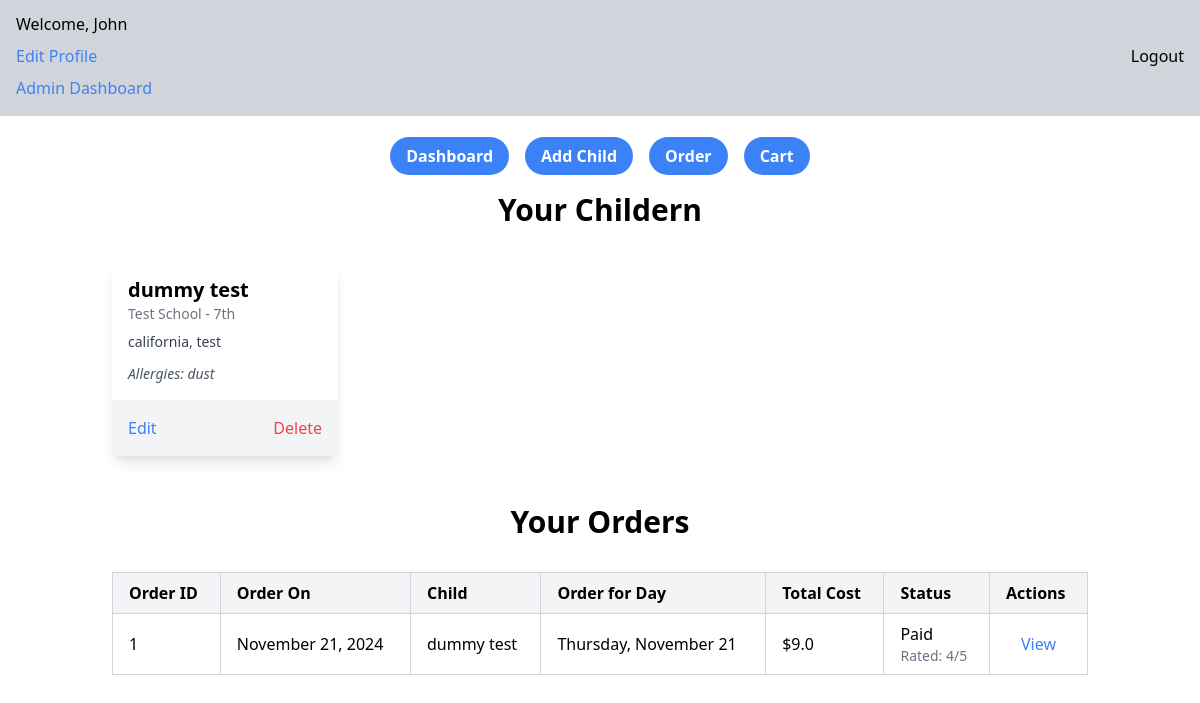
Screenshot of / (signed in) with the database file from the repository.
### app/models.py (models this page shows, shortened)
class Parent(UserMixin,db.Model):
    __tablename__ = 'parents'
    id = db.Column(db.Integer, primary_key=True, autoincrement=True)
    email = db.Column(db.String(120), unique=True, nullable=False)
    password_hash = db.Column(db.String(128), nullable=False)
    first_name = db.Column(db.String(50), nullable=False)
    last_name = db.Column(db.String(50), nullable=False)
    address = db.Column(db.String(255), nullable=False)
    state = db.Column(db.String(50), nullable=False)
    city = db.Column(db.String(50), nullable=False)
    zip_code = db.Column(db.String(10), nullable=False)
    home_phone = db.Column(db.String(15), nullable=True)
    cell_phone = db.Column(db.String(15), nullable=False)
    work_phone = db.Column(db.String(15), nullable=True)
    children = db.relationship('Child', back_populates='parent', cascade='all, delete-orphan')
    orders = db.relationship('Order', back_populates='parent', cascade='all, delete-orphan')

class Child(db.Model):
    __tablename__ = 'children'
    id = db.Column(db.Integer, primary_key=True, autoincrement=True)
    first_name = db.Column(db.String(50), nullable=False)
    last_name = db.Column(db.String(50), nullable=False)
    state = db.Column(db.String(50), nullable=False)
    county = db.Column(db.String(50), nullable=False)
    grade = db.Column(db.String(20), nullable=False)
    allergies = db.Column(db.Text, nullable=True)
    school_id = db.Column(db.Integer, db.ForeignKey('schools.id'), nullable=False)
    school = db.relationship('School', back_populates='children')
    parent_id = db.Column(db.Integer, db.ForeignKey('parents.id'), nullable=False)
    parent = db.relationship('Parent', back_populates='children')

class School(db.Model):
    __tablename__ = 'schools'
    id = db.Column(db.Integer, primary_key=True, autoincrement=True)
    name = db.Column(db.String(100), nullable=False, unique=True)
    address = db.Column(db.String(255), nullable=False)
    phone_number = db.Column(db.String(15), nullable=False)
    contact_name = db.Column(db.String(100), nullable=False)
    contact_email = db.Column(db.String(120), nullable=False)
    special_instructions = db.Column(db.Text, nullable=True)
    total_students = db.Column(db.Integer, nullable=True)
    children = db.relationship('Child', back_populates='school', cascade='all, delete-orphan')

class Order(db.Model):
    __tablename__ = 'orders'
    id = db.Column(db.Integer, primary_key=True, autoincrement=True)
    parent_id = db.Column(db.Integer, db.ForeignKey('parents.id'), nullable=False)
    order_date = db.Column(db.DateTime, default=datetime.utcnow, nullable=False)
    total_cost = db.Column(db.Float, nullable=False)
    status = db.Column(db.String(20), nullable=False, default="Pending")
    deadline = db.Column(db.DateTime, nullable=True, default=lambda: datetime.now() + timedelta(days=2))
    parent = db.relationship('Parent', back_populates='orders')
    order_items = db.relationship('OrderItem', back_populates='order', cascade='all, delete-orphan')
    rating = db.Column(db.Integer, nullable=True)

class OrderItem(db.Model):
    __tablename__ = 'order_items'
    id = db.Column(db.Integer, primary_key=True, autoincrement=True)
    order_id = db.Column(db.Integer, db.ForeignKey('orders.id'), nullable=False)
    child_id = db.Column(db.Integer, db.ForeignKey('children.id'), nullable=False)
    day = db.Column(db.String(20), nullable=False)
    dessert_name = db.Column(db.String(100), nullable=True)
    dessert_price = db.Column(db.Float, nullable=True, default=0.0)
    drink_name = db.Column(db.String(100), nullable=True)
    drink_price = db.Column(db.Float, nullable=True, default=0.0)
    entree_name = db.Column(db.String(100), nullable=True)
    entree_price = db.Column(db.Float, nullable=True, default=0.0)
    produce_name = db.Column(db.String(100), nullable=True)
    produce_price = db.Column(db.Float, nullable=True, default=0.0)
    side_name = db.Column(db.String(100), nullable=True)
    side_price = db.Column(db.Float, nullable=True, default=0.0)
    order = db.relationship('Order', back_populates='order_items')
    child = db.relationship('Child', backref='order_items')

### app/routes/dashboard.py (the view)
@dashboard.route('/', methods=['GET'])
@login_required
def get_users():
    children = Child.query.filter_by(parent_id=current_user.id).all()
    orders = Order.query.filter_by(parent_id=current_user.id).all()
    return render_template('dashboard.html', current_user=current_user ,children=children ,orders=orders)

### app/__init__.py (called while the page is built)
def create_app():
    app = Flask(__name__,
                static_folder='static')
    app.config['SQLALCHEMY_DATABASE_URI'] = 'sqlite:///app.db'
    app.config['SQLALCHEMY_TRACK_MODIFICATIONS'] = False
    app.config['SECRET_KEY'] = 'your_secret_key_here'
    app.config['JWT_SECRET_KEY'] = 'your_jwt_secret_key_here'
    login_manager = LoginManager()
    login_manager.login_view = 'auth.login'
    login_manager.init_app(app)
    db.init_app(app)
    jwt = JWTManager(app)
    from app.models import Parent
    @login_manager.user_loader
    def load_user(user_id):
        return Parent.query.get(int(user_id))
    app.register_blueprint(dashboard, url_prefix='/')
    app.register_blueprint(auth, url_prefix='/')
    app.register_blueprint(order, url_prefix='/')
    app.register_blueprint(admin, url_prefix='/')
    return app

### app/templates/dashboard.html (shortened to what this page needs)
{% extends "_layout.html" %}
{% block content %}
<div class="container mx-auto p-6">
    <h2 class="text-3xl font-semibold text-center mb-8">Your Childern</h2>
    <div class="grid grid-cols-1 sm:grid-cols-2 md:grid-cols-3 lg:grid-cols-4 gap-6">
        {% for child in children %}
        <div class="bg-white rounded-lg shadow-lg overflow-hidden">
            <div class="p-4">
                <h3 class="text-xl font-bold">{{ child.first_name }} {{ child.last_name }}</h3>
                <p class="text-sm text-gray-500">{{ child.school.name }} - {{ child.grade }}</p>
                <p class="text-sm mt-2 text-gray-700">{{ child.state }}, {{ child.county }}</p>
                {% if child.allergies %}
                <p class="mt-3 text-sm italic text-gray-600">Allergies: {{ child.allergies }}</p>
                {% endif %}
            </div>
            <div class="flex justify-between p-4 bg-gray-100">
                <a href="/edit-child/{{ child.id }}" class="text-blue-500 hover:underline">Edit</a>
                <a class="text-red-500 hover:underline" onclick="deleteChild({{ child.id }})">Delete</a>
            </div>
        </div>
        {% endfor %}
    </div>
</div>
<div class="container mx-auto p-6">
    <h2 class="text-3xl font-semibold text-center mb-8">Your Orders</h2>
    <div class="overflow-x-auto">
        <table class="table-auto w-full text-left border-collapse border border-gray-200">
            <thead class="bg-gray-100">
                <tr>
                    <th class="border border-gray-300 px-4 py-2">Order ID</th>
                    <th class="border border-gray-300 px-4 py-2">Order On</th>
                    <th class="border border-gray-300 px-4 py-2">Child</th>
                    <th class="border border-gray-300 px-4 py-2">Order for Day</th>
                    <th class="border border-gray-300 px-4 py-2">Total Cost</th>
                    <th class="border border-gray-300 px-4 py-2">Status</th>
                    <th class="border border-gray-300 px-4 py-2">Actions</th>
                </tr>
            </thead>
            <tbody>
                {% for order in orders %}
                <tr class="hover:bg-gray-50">
                    <td class="border border-gray-300 px-4 py-2">{{ order.id }}</td>
                    <td class="border border-gray-300 px-4 py-2">{{ order.order_date.strftime('%B %d, %Y') }}</td>
                    <td class="border border-gray-300 px-4 py-2">
                        {% for item in order.order_items %}
                        <div>{{ item.child.first_name }} {{ item.child.last_name }}</div>
                        {% endfor %}
                    </td>
                    <td class="border border-gray-300 px-4 py-2">
                        {% for item in order.order_items %}
                        <div>{{ item.day }}</div>
                        {% endfor %}
                    </td>
                    <td class="border border-gray-300 px-4 py-2">${{ order.total_cost }}</td>
                    <td class="border border-gray-300 px-4 py-2">{{ order.status }}
                        {% if order.rating %}
                        <div class="text-sm text-gray-500">Rated: {{ order.rating }}/5</div>
                        {% endif %}
                    </td>
                    <td class="border border-gray-300 px-4 py-2 text-center space-x-4">
                        <a href="/order/{{ order.id }}" class="text-blue-500 hover:underline">View</a>
                    </td>
                </tr>
                {% endfor %}
            </tbody>
        </table>
    </div>
</div>
{% endblock %}

### app/templates/_layout.html (shortened to what this page needs)
<!DOCTYPE html>
<html lang="en">
<head>
    <script src="https://cdn.tailwindcss.com"></script>
</head>
<body>
    <div class="flex flex-col items-center justify-center h-28">
        {% if current_user.is_authenticated %}
        <div class="bg-gray-300 flex justify-between m-4 p-4 items-center w-screen">
            <div class="flex flex-col gap-2">
                <h1>Welcome, {{ current_user.first_name }}</h1>
                <a class="text-blue-500 cursor-pointer" href="/edit-profile">
                    Edit Profile
                </a>
                <a class="text-blue-500 cursor-pointer" href="/admin-dashboard">
                    Admin Dashboard
                </a>
            </div>
        <a href="{{ url_for('auth.logout') }}">Logout</a>
        </div>
        {% endif %}
    </div>
    {% if current_user.is_authenticated %}
        <div class="flex flex-row justify-center items-center space-x-4 mt-8" id="nav">
                   <ul class="flex flex-row justify-center items-center space-x-4">
                    <li><a href="{{ url_for('dashboard.get_users') }}"
                        class="bg-blue-500 hover:bg-blue-700 text-white font-bold py-2 px-4 rounded-full"
                        >Dashboard</a></li>
                    <li><a href="{{ url_for('dashboard.add_child') }}"
                        class="bg-blue-500 hover:bg-blue-700 text-white font-bold py-2 px-4 rounded-full"
                        >Add Child</a></li>
                    <li><a href="{{ url_for('order.order_page') }}"
                        class="bg-blue-500 hover:bg-blue-700 text-white font-bold py-2 px-4 rounded-full"
                        >Order</a></li>
                    <li><a href="{{ url_for('order.cart') }}"
                        class="bg-blue-500 hover:bg-blue-700 text-white font-bold py-2 px-4 rounded-full"
                        >Cart</a></li>
                   </ul>
        </div>
        {% endif %}
        {% block content %}{% endblock %}
</body>
</html>

### rows the page displays
Parent: first_name "John"
Child: first_name "dummy", last_name "test", school.name "Test School", grade "7th", state "california", county "test", allergies "dust"
Order: id "1", order_date "November 21, 2024", total_cost "9.0", status "Paid", rating "4"
OrderItem: child.first_name "dummy", child.last_name "test", day "Thursday, November 21"
